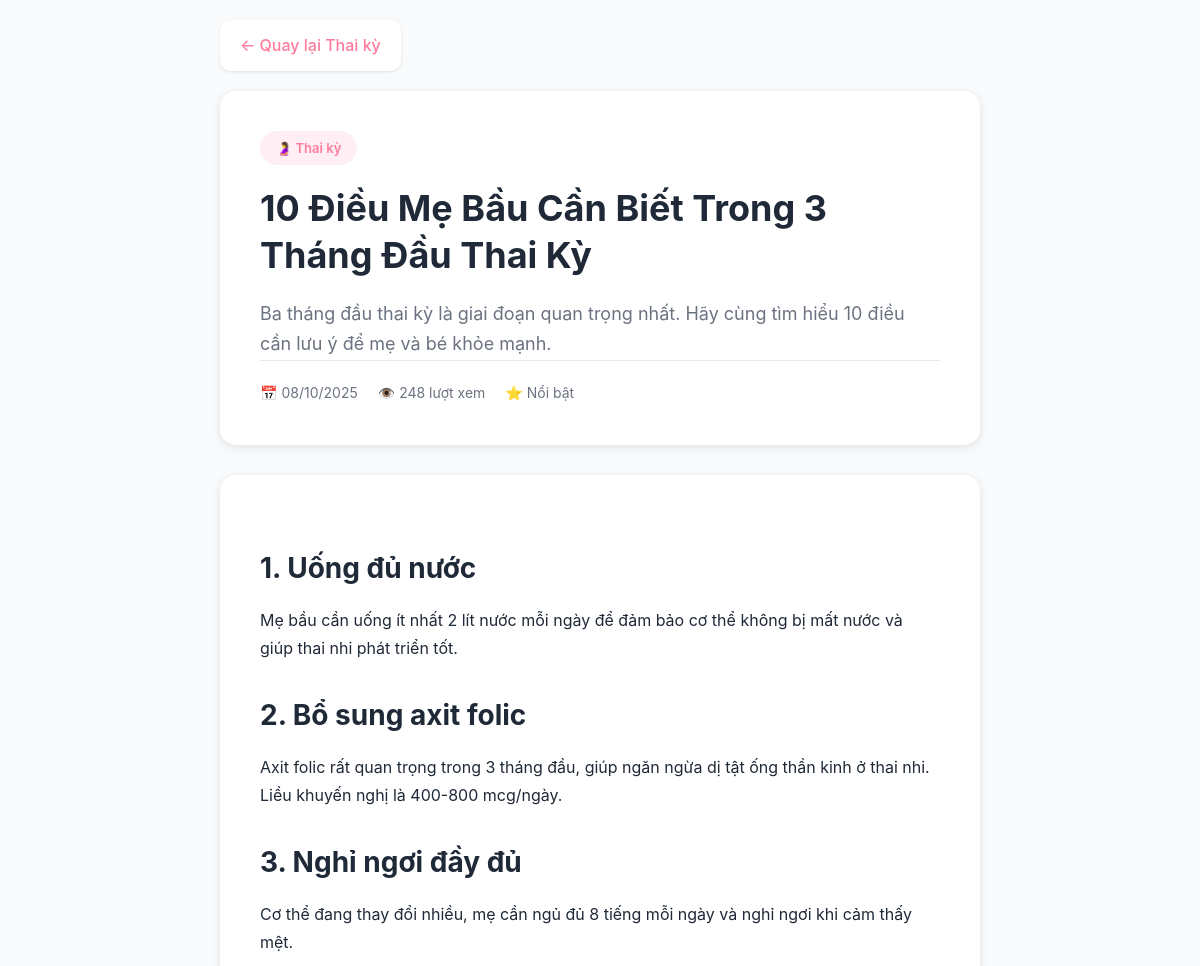
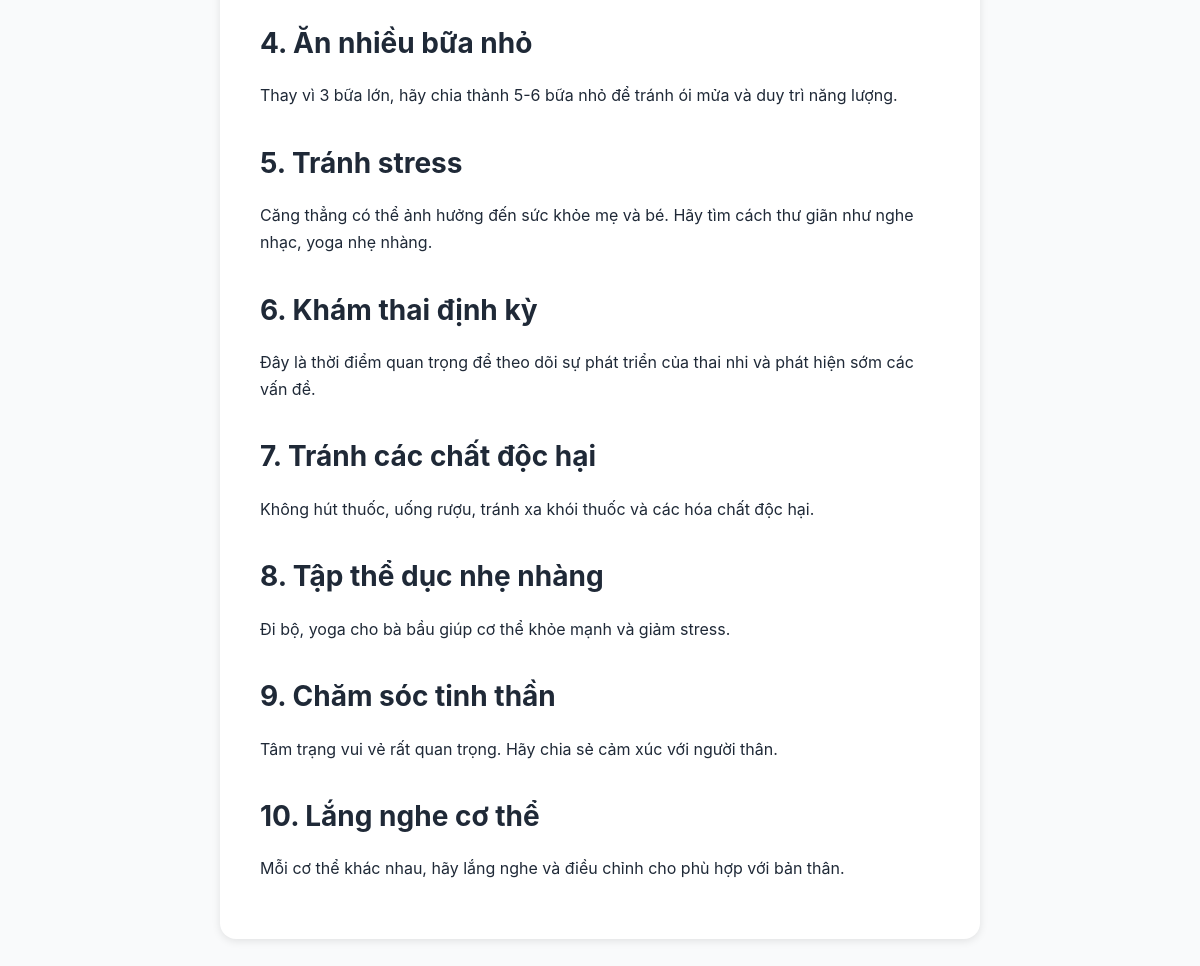
Page /views/cam_nang_detail.php?id=1 (signed in) on the committed database (2 pictures, top to bottom).
### tables this page shows
CREATE TABLE `articles` (
  `id` int(11) NOT NULL,
  `category_id` int(11) NOT NULL,
  `title` varchar(255) NOT NULL,
  `slug` varchar(255) NOT NULL,
  `summary` text DEFAULT NULL,
  `content` longtext NOT NULL,
  `thumbnail` varchar(255) DEFAULT NULL,
  `author_id` int(11) NOT NULL,
  `status` enum('draft','published','unpublished') DEFAULT 'draft',
  `published_at` timestamp NULL DEFAULT NULL,
  `view_count` int(11) DEFAULT 0,
  `is_featured` tinyint(1) DEFAULT 0,
  `meta_title` varchar(255) DEFAULT NULL,
  `meta_description` text DEFAULT NULL,
  `created_at` timestamp NOT NULL DEFAULT current_timestamp(),
  `updated_at` timestamp NOT NULL DEFAULT current_timestamp() ON UPDATE current_timestamp()
);

CREATE TABLE `article_categories` (
  `id` int(11) NOT NULL,
  `name` varchar(100) NOT NULL,
  `slug` varchar(100) NOT NULL,
  `description` text DEFAULT NULL,
  `icon` varchar(50) DEFAULT NULL,
  `color` varchar(20) DEFAULT NULL,
  `display_order` int(11) DEFAULT 0,
  `is_active` tinyint(1) DEFAULT 1,
  `created_at` timestamp NOT NULL DEFAULT current_timestamp(),
  `updated_at` timestamp NOT NULL DEFAULT current_timestamp() ON UPDATE current_timestamp()
);

### views/cam_nang_detail.php (the view, shortened to what this page needs)
<?php
$database = new Database();
$db = $database->getConnection();
$article_id = isset($_GET['id']) ? (int)$_GET['id'] : 0;
$query = "SELECT a.*, c.name as category_name, c.slug as category_slug, c.color as category_color, c.icon as category_icon
          FROM articles a
          JOIN article_categories c ON a.category_id = c.id
          WHERE a.id = :id AND a.status = 'published'";
$stmt = $db->prepare($query);
$stmt->bindParam(':id', $article_id);
$stmt->execute();
$article = $stmt->fetch(PDO::FETCH_ASSOC);
?>
<!DOCTYPE html>
<html lang="vi">
<head>
</head>
<body>
    <div class="container">
        <a href="cam_nang.php?category=<?php echo urlencode($article['category_slug']); ?>" class="back-link">
            ← Quay lại <?php echo htmlspecialchars($article['category_name']); ?>
        </a>
        <div class="article-header">
            <span class="article-category" style="background: <?php echo $article['category_color']; ?>20; color: <?php echo $article['category_color']; ?>">
                <?php echo $article['category_icon']; ?> <?php echo htmlspecialchars($article['category_name']); ?>
            </span>
            <h1 class="article-title"><?php echo htmlspecialchars($article['title']); ?></h1>
            <?php if ($article['summary']): ?>
                <p style="font-size: 18px; color: #6b7280; margin-bottom: 0;">
                    <?php echo htmlspecialchars($article['summary']); ?>
                </p>
            <?php endif; ?>
            <div class="article-meta">
                <span>📅 <?php echo date('d/m/Y', strtotime($article['published_at'])); ?></span>
                <span>👁️ <?php echo number_format($article['view_count'] + 1); ?> lượt xem</span>
                <?php if ($article['is_featured']): ?>
                    <span>⭐ Nổi bật</span>
                <?php endif; ?>
            </div>
        </div>
        <div class="article-content">
            <?php echo $article['content']; ?>
        </div>
    </div>
</body>
</html>

### views/cam_nang_detail.php (style rules this page uses)
* { margin: 0; padding: 0; box-sizing: border-box; }
body { font-family: -apple-system, BlinkMacSystemFont, 'Segoe UI', Roboto, Arial, sans-serif; background: #f9fafb; color: #1f2937; line-height: 1.7; }
.container { max-width: 800px; margin: 0 auto; padding: 0 20px; }
.back-link { display: inline-flex; align-items: center; gap: 8px; padding: 12px 20px; background: white; border-radius: 10px; text-decoration: none; color: #FF7B9C; font-weight: 500; margin: 20px 0; box-shadow: 0 1px 3px rgba(0,0,0,0.1); }
.article-header { background: white; border-radius: 16px; padding: 40px; margin-bottom: 30px; box-shadow: 0 2px 8px rgba(0,0,0,0.1); }
.article-category { display: inline-block; padding: 6px 16px; border-radius: 20px; font-size: 13px; font-weight: 600; margin-bottom: 20px; }
.article-title { font-size: 36px; font-weight: 700; margin-bottom: 20px; line-height: 1.3; }
.article-meta { display: flex; gap: 20px; font-size: 14px; color: #6b7280; padding-top: 20px; border-top: 1px solid #e5e7eb; }
.article-content { background: white; border-radius: 16px; padding: 40px; margin-bottom: 30px; box-shadow: 0 2px 8px rgba(0,0,0,0.1); }
.article-content h2 { font-size: 28px; margin-top: 30px; margin-bottom: 15px; color: #1f2937; }
.article-content p { margin-bottom: 16px; font-size: 16px; }

### rows in the picture
articles: article_categories.name "Thai kỳ", article_categories.icon "🤰", title "10 Điều Mẹ Bầu Cần Biết Trong 3 Tháng Đầu Thai Kỳ", summary "Ba tháng đầu thai kỳ là giai đoạn quan trọng nhất. Hãy cùng tìm hiểu 10 điều cần lưu ý để mẹ và bé khỏe mạnh.", published_at "08/10/2025", $article['view_count'] + 1 "248", content "1. Uống đủ nước Mẹ bầu cần uống ít nhất 2 lít nước mỗi ngày để đảm bảo cơ thể không bị mất nước và giúp thai nhi phát triển tốt. 2. Bổ sung axit folic Axit folic rất quan trọng trong 3 tháng đầu, giúp ngăn ngừa dị tật ống thần kinh ở thai nhi. Liều khuyến nghị là 400-800 mcg/ngày. 3. Nghỉ ngơi đầy đủ Cơ thể đang thay đổi nhiều, mẹ cần ngủ đủ 8 tiếng mỗi ngày và nghỉ ngơi khi cảm thấy mệt. 4. Ăn nhiều bữa nhỏ Thay vì 3 bữa lớn, hãy chia thành 5-6 bữa nhỏ để tránh ói mửa và duy trì năng lượng. 5. Tránh stress Căng thẳng có thể ảnh hưởng đến sức khỏe mẹ và bé. Hãy tìm cách thư giãn như nghe nhạc, yoga nhẹ nhàng. 6. Khám thai định kỳ Đây là thời điểm quan trọng để theo dõi sự phát triển của…"
